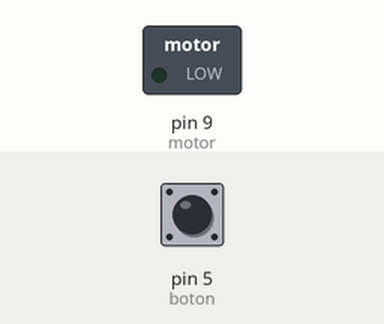
A sketch run on a simulated Arduino Uno, built with avr-gcc and run on an emulated ATmega328P. Shown: switched loads named in the sketch (green lamp = pin HIGH). Dashed ring = blinking. The inputs (shaded band) are chosen by the test bench; at power-on: pin 5 (boton) HIGH.

Above: at 0.5 s.
Timing chart, 0 to 4.6 s (numbered marks = the images above):
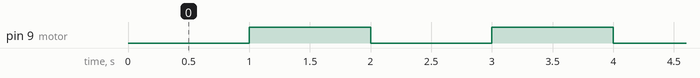

The sketch:

RelemotorPulsador2.ino
```cpp
// una varible te tipo entero...
/// que se llama "motor"
// inicialaizada con el valor 9
// int motor = 9;

#define motor 9
#define boton 5
#define ON LOW
#define OFF HIGH

int tiempo = 1000;

void setup(){
  pinMode(motor, OUTPUT);
  pinMode(boton, INPUT);

}

int secuencia;

void loop()
{
  int estado;
  estado  =  digitalRead(boton);

 if(estado == ON){
   secuencia = ON;
 }

 if(secuencia == ON){
   digitalWrite(motor, ON);
   delay(tiempo);
   digitalWrite(motor, OFF);
   delay(tiempo);
 }
}
```

Measured:
- by itself, pin 9 (motor): alternates HIGH for 1.0 s and LOW for 1.0 s
